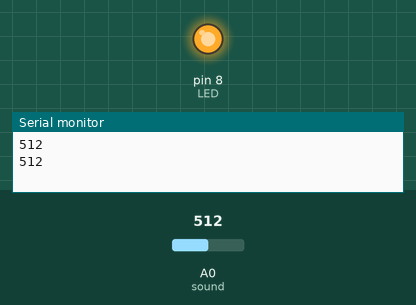
This sketch was run on a simulated Arduino Uno, built with avr-gcc and run on an emulated ATmega328P. Parts: output pins drawn as LEDs (lit = HIGH), the last lines printed to the serial monitor. The inputs (shaded band) are chosen by the test bench; at power-on: A0 (sound) = 512.

Above: at 1.8 s.
1.9 s: A0 (sound) set to 209
3.4 s: A0 (sound) set to 187
At 4.4 s:
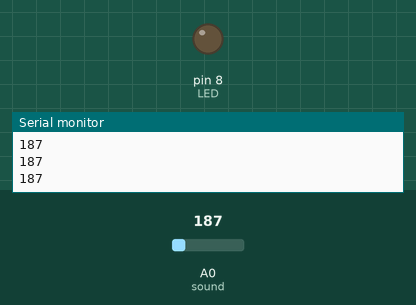
5.5 s: A0 (sound) set to 210
At 5.9 s:
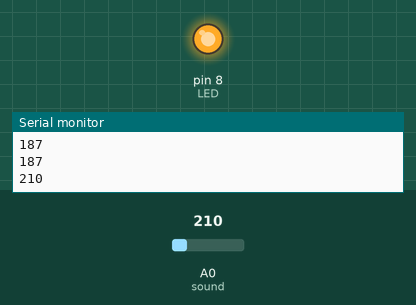
7.0 s: A0 (sound) set to 190
At 8.6 s:
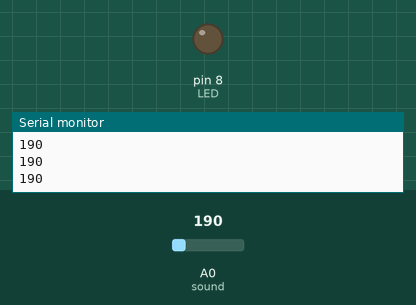
Timing chart, 0 to 10.0 s (numbered marks = the images above; inputs shaded):
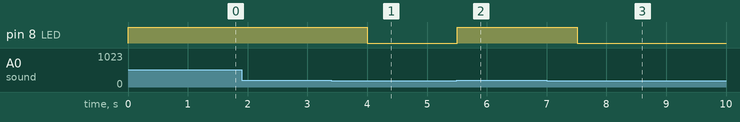

Measured:
- the behaviour switches between 200 and 199 on A0 (sound) (found by bisection; images 0 and 1)
- after the input at 3.4 s, pin 8 (LED): HIGH → LOW after 0.60 s
- after the input at 5.5 s, pin 8 (LED): LOW → HIGH at once
- after the input at 7.0 s, pin 8 (LED): HIGH → LOW after 0.51 s

The sketch:

sound.ino
```cpp
const int LED = 8;
const int sound = A0;
const int sound_level=200;

void setup()
{
Serial.begin(9600);
pinMode(LED,OUTPUT);
pinMode(sound,INPUT);
}

void loop() {
int soundsens = analogRead(sound); // reads analog data from sound sensor
Serial.println(soundsens);

if ( soundsens >= sound_level ) {
digitalWrite(LED,HIGH);
delay(1000);
}
else{
digitalWrite(LED,LOW);
}
}
```
